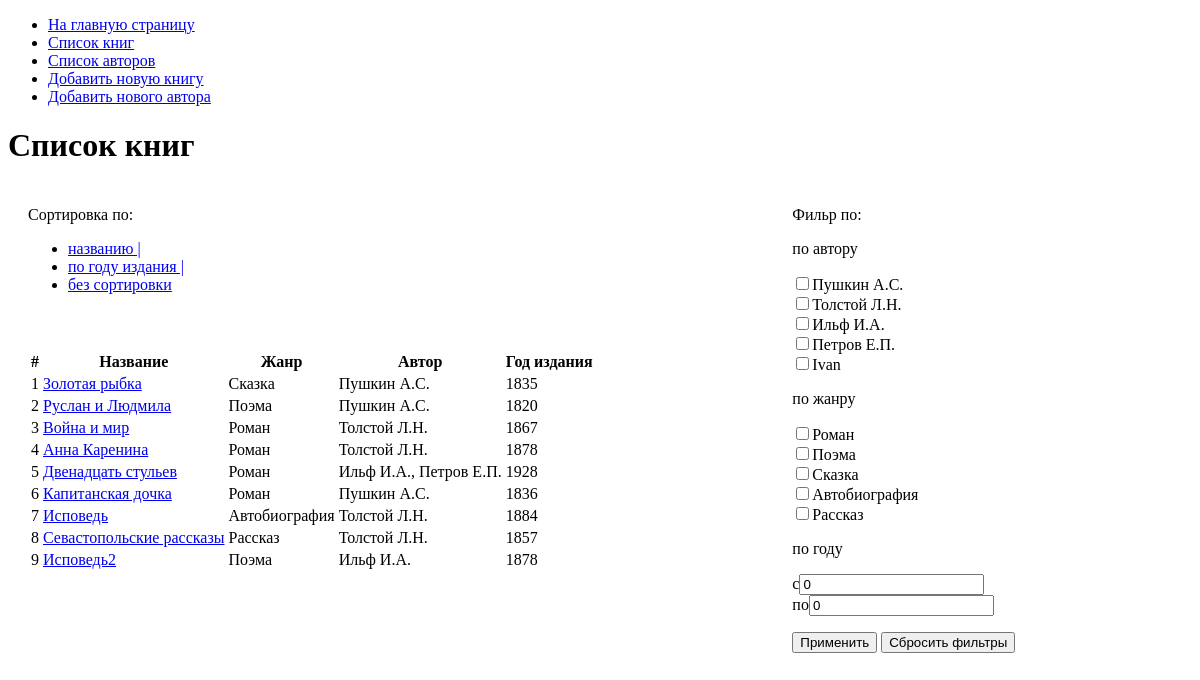
The page /books/index?page=3 on the database as committed earlier.
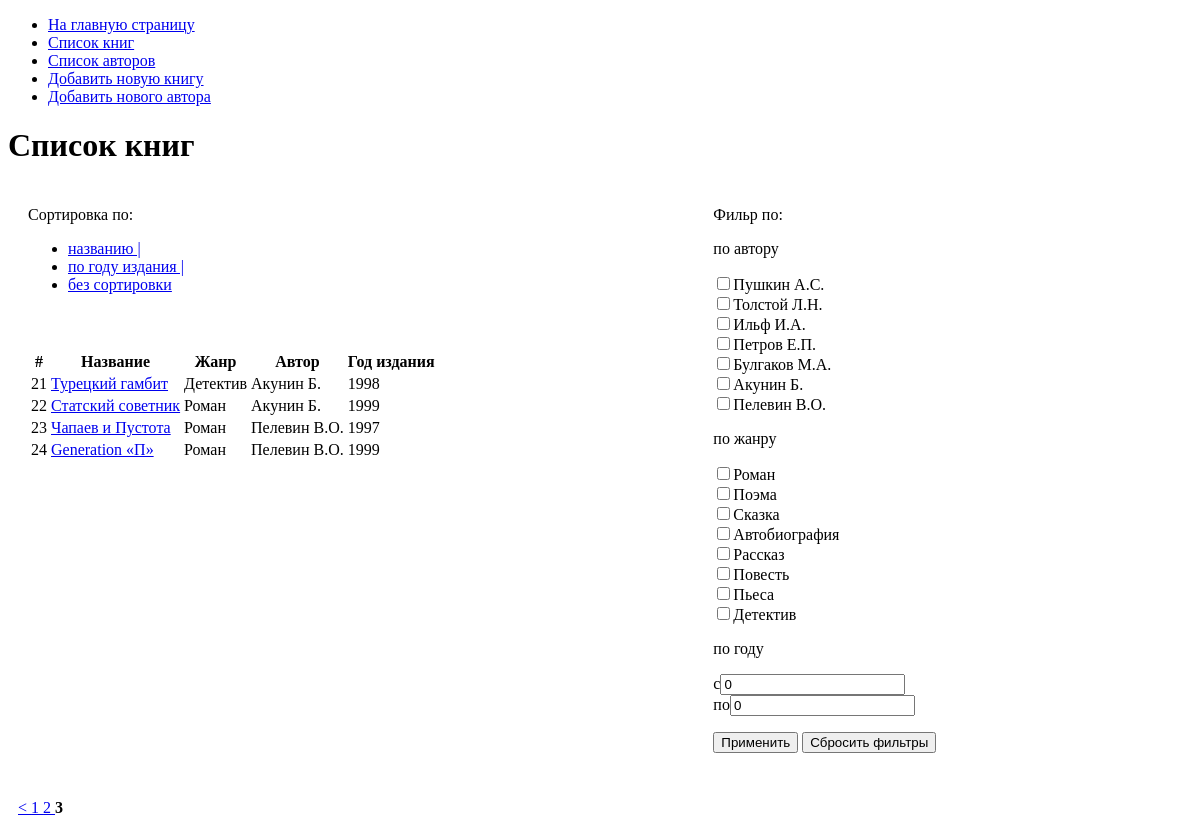
The same page on the database as committed later.
### tables this page shows
CREATE TABLE `books` (
  `id` bigint(20) unsigned NOT NULL AUTO_INCREMENT,
  `title` varchar(250) NOT NULL,
  `genre_id` bigint(20) unsigned NOT NULL,
  `year` bigint(4) unsigned NOT NULL,
  PRIMARY KEY (`id`),
  UNIQUE KEY `title` (`title`),
  KEY `genre_id` (`genre_id`),
  CONSTRAINT `books_ibfk_1` FOREIGN KEY (`genre_id`) REFERENCES `genres` (`id`) ON DELETE CASCADE
);

CREATE TABLE `genres` (
  `id` bigint(20) unsigned NOT NULL AUTO_INCREMENT,
  `name` varchar(30) NOT NULL,
  PRIMARY KEY (`id`)
);

CREATE TABLE `authors` (
  `id` bigint(20) unsigned NOT NULL AUTO_INCREMENT,
  `name` varchar(100) NOT NULL,
  PRIMARY KEY (`id`),
  UNIQUE KEY `name` (`name`)
);

### app/core/View.php (called while the page is built, shortened)
<?php
class View
{
    public function render($contentView, $layotView, $dataArray = null)
    {
        $ini = parse_ini_file('./app/config.ini');
        include 'app/views/layouts/' . $layotView;
    }
}

### app/controllers/BooksController.php (called while the page is built, shortened)
<?php
class BooksController extends Controller
{
    public function __construct()
    {
        $this->modelBooks = Book::getBookInstance();
        $this->modelAuthors = Author::getAuthorInstance();
        $this->modelGenres = Genre::getGenreInstance();
    }
    public function actionIndex()
    {
        $total = $this->modelBooks->getTotal();
        $page = isset($_GET['page']) ? (int) $_GET['page'] : 1;
        $pageSize = 10;
        $pagination = new Pagination($page, $pageSize, $total);
        $offset = $pagination->getOffset();
        $books = $this->modelBooks->getIndex($offset, $pageSize);
        $authors = $this->modelAuthors->getIndex();
        $genres = $this->modelGenres->getIndex();
        $this->view->render('books/indexView.php', 'layoutView.php', compact('books', 'authors', 'genres', 'pagination'));
    }
}

### app/core/Route.php (called while the page is built, shortened)
<?php
class  Route
{
    static function start()
    {
        $actionName = 'index';
        $routeParts = explode('/', $_SERVER['REQUEST_URI']);
        $a = count($routeParts) - 1;
        if (!empty($routeParts[$a])) {
            $actionName = strstr($routeParts[$a], '?', TRUE) ? strstr($routeParts[$a], '?', TRUE) : $routeParts[$a];
        }
        $actionName = 'action' . ucfirst($actionName);
        $objController = new $controllerName();
        $objController->$actionName();
    }
}

### index.php (called while the page is built, shortened)
<?php
Route::start();

### app/models/Book.php (called while the page is built, shortened)
<?php
class Book extends Model
{
    private static $bookInstances = [];
    public static function getBookInstance(): Book
    {
        $cls = static::class;
        if (!isset(self::$bookInstances[$cls])) {
            self::$bookInstances[$cls] = new static;
        }
        return self::$bookInstances[$cls];
    }
    static function getQueryAuthors()
    {
        $filterAuthors = isset($_SESSION['author']) ? implode(", ", $_SESSION['author']) : 0;
        $queryAuthors = $filterAuthors > 0 ? " AND authors.id IN ($filterAuthors)" : "";
        return $queryAuthors;
    }
    static function getQueryGenres()
    {
        $filterGenres = isset($_SESSION['genre']) ? implode(", ", $_SESSION['genre']) : 0;
        $queryGenres = $filterGenres > 0 ? " AND genre_id IN ($filterGenres)" : "";
        return $queryGenres;
    }
    static function getQueryYears()
    {
        $startYear = isset($_SESSION['startYear']) ? (int) $_SESSION['startYear'] : 0;
        $endYear = isset($_SESSION['endYear']) ? (int) $_SESSION['endYear'] : 0;
        $queryYears = ($endYear > 0) && ($endYear >= 0) ? " AND year BETWEEN $startYear AND $endYear" : "";
        return $queryYears;
    }
    public function getTotal()
    {
        $queryAuthors = static::getQueryAuthors();
        $queryGenres = static::getQueryGenres();
        $queryYears = static::getQueryYears();
        $sql = "SELECT DISTINCT books.id FROM books
        JOIN book_author ON (books.id = book_author.book_id)
        JOIN authors ON (authors.id = book_author.author_id)
        JOIN genres ON (books.genre_id = genres.id)
        WHERE books.id > 0 $queryAuthors $queryGenres $queryYears";
        $result = $this->mysql->query($sql);
        $result = $this->mysql->query($sql);
        if (!$result) {
            $total = 0;
        } else {
            $total = $result->num_rows;
        }
        return $total;
    }
    static function getSorting()
    {
        $sorting = 'book_id ASC';
        return $sorting;
    }
    public function getIndex($offset = null, $limit = null)
    {
        $sorting = static::getSorting();
        $queryAuthors = static::getQueryAuthors();
        $queryGenres = static::getQueryGenres();
        $queryYears = static::getQueryYears();
        $sql = "SELECT books.id, books.title, genres.name as genre, books.year, GROUP_CONCAT(authors.name SEPARATOR ', ')
        as author FROM book_author
        JOIN books ON (books.id = book_author.book_id)
        JOIN authors ON (authors.id = book_author.author_id)
        JOIN genres ON (books.genre_id = genres.id)
        WHERE books.id > 0 $queryAuthors $queryGenres $queryYears
        GROUP BY book_id
        ORDER BY $sorting
        LIMIT $offset, $limit";
        $result = $this->mysql->query($sql);
        if (!$result) {
            echo 'Книг не найдено';
            $books = [];
        } else {
            $books = mysqli_fetch_all($result, MYSQLI_ASSOC);
        }
        return $books;
    }
}

### app/core/Model.php (called while the page is built, shortened)
<?php
abstract class Model
{
    protected function __construct()
    {
        $this->mysql = static::DBConnect();
    }
    static function DBConnect()
    {
        $mysql = new mysqli();
        $ini = parse_ini_file('./app/config.ini');
        $mysql->connect($ini['db_host'], $ini['db_user'], $ini['db_password'], $ini['db_name']);
        $mysql->set_charset('utf8');
        return $mysql;
    }
}

### app/models/Author.php (called while the page is built, shortened)
<?php
class Author extends Model
{
    private static $authorInstances = [];
    public static function getAuthorInstance(): Author
    {
        $cls = static::class;
        if (!isset(self::$authorInstances[$cls])) {
            self::$authorInstances[$cls] = new static;
        }
        return self::$authorInstances[$cls];
    }
    public function getIndex()
    {
        $sql = "SELECT `id`, `name`, (select count(*) from `book_author` where `author_id`=`authors`.id) as
         bookNum
         FROM `authors`
         ORDER BY `id`";
        $result = $this->mysql->query($sql);
        $data = mysqli_fetch_all($result, MYSQLI_ASSOC);
        return $data;
    }
}

### app/models/Genre.php (called while the page is built, shortened)
<?php
class Genre extends Model
{
    private static $genreInstances = [];
    public static function getGenreInstance(): Genre
    {
        $cls = static::class;
        if (!isset(self::$genreInstances[$cls])) {
            self::$genreInstances[$cls] = new static;
        }
        return self::$genreInstances[$cls];
    }
    public function getIndex()
    {
        $sql = "SELECT *  FROM genres";
        $result = $this->mysql->query($sql);
        $data = mysqli_fetch_all($result, MYSQLI_ASSOC);
        return $data;
    }
}

### app/views/books/indexView.php (the view, shortened to what the changed rows need)
<h1>Список книг</h1>
<div style="display: flex; flex-flow: row nowrap;">
    <div style="flex-grow: 3;">
        <div style="padding: 20px;">
            <table>
                <thead>
                    <tr>
                        <th>
                            <span>#</span>
                        </th>
                        <th>
                            <span>Название</span>
                        </th>
                        <th>
                            <span>Жанр</span>
                        </th>
                        <th>
                            <span>Автор</span>
                        </th>
                        <th>
                            <span>Год издания</span>
                        </th>
                    </tr>
                </thead>
                <tbody>
                    <?php foreach ($books as $key => $book) : ?>
                        <tr>
                            <td><?= ($pagination->currentPage - 1) * 10 + $key + 1  ?></td>
                            <td>
                                <a href="<?= $ini['app_root'] . "books/show?id={$book['id']}" ?>"><?= htmlspecialchars($book['title']) ?></a>
                            </td>
                            <td>
                                <span><?= $book['genre'] ?></span>
                            </td>
                            <td>
                                <span><?= htmlspecialchars($book['author']) ?></span>
                            </td>
                            <td>
                                <span><?= $book['year'] ?></span>
                            </td>
                        </tr>
                    <?php endforeach; ?>
                </tbody>
            </table>
        </div>
    </div>
    <div style="padding: 20px; flex-grow: 3;">
        <form method="POST" action="">
            <p>по автору</p>
            <p>
                <?php foreach ($authors as $author) : ?>
                    <input type="checkbox" name="author[]" value="<?= $author['id'] ?>" <?php if (isset($_SESSION['author'])) {
                                                                                            foreach ($_SESSION['author'] as $sessAuthor) {
                                                                                                if ($sessAuthor == $author['id']) echo 'checked';
                                                                                            }
                                                                                        }
                                                                                        ?>><?= htmlspecialchars($author['name']) ?><Br>
                <?php endforeach; ?>
            </p>
            <p>по жанру</p>
            <p>
                <?php foreach ($genres as $genre) : ?>
                    <input type="checkbox" name="genre[]" value="<?= $genre['id'] ?>" <?php if (isset($_SESSION['genre'])) {
                                                                                            foreach ($_SESSION['genre'] as $sessGenre) {
                                                                                                if ($sessGenre == $genre['id']) echo 'checked';
                                                                                            }
                                                                                        }
                                                                                        ?>><?= $genre['name'] ?><Br>
                <?php endforeach; ?>
            </p>
            <p>по году</p>
            <p>
                <span>c</span><input type="number" name="startYear" value="<?= isset($_SESSION['startYear']) ?  $_SESSION['startYear'] : 0; ?>"><Br>
                <span>по</span><input type="number" name="endYear" value="<?= isset($_SESSION['endYear']) ?  $_SESSION['endYear'] : 0; ?>"><Br>
            </p>
            <p><input type="submit" value="Применить"> <input type="submit" name="reset_filter" value="Сбросить фильтры"></p>
        </form>
    </div>
</div>
<div style="padding: 10px;">
    <?php if ($pagination->countPages > 1) echo $pagination->getHTML() ?>
</div>

### app/core/Pagination.php (shortened to what the changed rows need)
<?php
class Pagination
{
    public $currentPage;
    public $pageSize;
    public $total;
    public $countPages;
    public $uri;
    public function __construct($page, $pageSize, $total)
    {
        $this->pageSize = $pageSize;
        $this->total = $total;
        $this->countPages = $this->getCountPages();
        $this->currentPage = $this->getCurrenPage($page);
        $this->uri = $this->getParams();
    }
    public function getCountPages()
    {
        return ceil($this->total / $this->pageSize);
    }
    public function getCurrenPage($page)
    {
        if ($page > $this->countPages) $page = $this->countPages;
        return $page;
    }
    public function getOffset()
    {
        return ($this->currentPage - 1) * $this->pageSize;
    }
    public function getHTML()
    {
        $back = null;
        $forward =  null;
        $startPage = null;
        $endPage = null;
        $page2left = null;
        $page1left = null;
        $page2right = null;
        $page1right = null;
        if ($this->currentPage > 1) {
            $back = "<a href='{$this->uri}page=" . ($this->currentPage - 1) . "'> < </a>";
        }
        if ($this->currentPage - 2 > 0) {
            $page2left = "<a href='{$this->uri}page=" . ($this->currentPage - 2) . "'> " . ($this->currentPage - 2) . " </a>";
        }
        if ($this->currentPage - 1 > 0) {
            $page1left = "<a href='{$this->uri}page=" . ($this->currentPage - 1) . "'> " . ($this->currentPage - 1) . " </a>";
        }
        return $startPage . $back . $page2left . $page1left . '<b>' . $this->currentPage . '</b>' . $page1right . $page2right . $forward . $endPage;
    }
    public function getParams()
    {
        $url = $_SERVER['REQUEST_URI'];
        $url = explode('?', $url);
        $uri = $url[0] . '?';
        if (isset($url[1]) && $url[1] != '') {
            $params = explode('&', $url[1]);
        }
        return $uri;
    }
}

Rows that differ between the two databases and show on the page:
no longer on this page (row unchanged): books: currentPage "1", title "Золотая рыбка", genre.name "Сказка", author "Пушкин А.С.", year "1835"
no longer on this page (row unchanged): books: currentPage "2", title "Руслан и Людмила", genre.name "Поэма", author "Пушкин А.С.", year "1820"
no longer on this page (row unchanged): books: currentPage "3", title "Война и мир", genre.name "Роман", author "Толстой Л.Н.", year "1867"
no longer on this page (row unchanged): books: currentPage "4", title "Анна Каренина", genre.name "Роман", author "Толстой Л.Н.", year "1878"
no longer on this page (row unchanged): books: currentPage "5", title "Двенадцать стульев", genre.name "Роман", author "Ильф И.А., Петров Е.П.", year "1928"
no longer on this page (row unchanged): books: currentPage "6", title "Капитанская дочка", genre.name "Роман", author "Пушкин А.С.", year "1836"
no longer on this page (row unchanged): books: currentPage "7", title "Исповедь", genre.name "Автобиография", author "Толстой Л.Н.", year "1884"
no longer on this page (row edited): books: currentPage "8", title "Севастопольские рассказы", genre.name "Рассказ", author "Толстой Л.Н.", year "1857"
no longer on this page (row edited): books: currentPage "9", title "Исповедь2", genre.name "Поэма", author "Ильф И.А.", year "1878"
removed authors: name "Ivan"
added books: currentPage "21", title "Турецкий гамбит", genre.name "Детектив", author "Акунин Б.", year "1998"
added books: currentPage "22", title "Статский советник", genre.name "Роман", author "Акунин Б.", year "1999"
added books: currentPage "23", title "Чапаев и Пустота", genre.name "Роман", author "Пелевин В.О.", year "1997"
added books: currentPage "24", title "Generation «П»", genre.name "Роман", author "Пелевин В.О.", year "1999"
added authors: name "Булгаков М.А."
added authors: name "Акунин Б."
added authors: name "Пелевин В.О."
added genres: name "Повесть"
added genres: name "Пьеса"
added genres: name "Детектив"
Other text that changed with them:
$this->currentPage - 2: (not shown) → "1"
$this->currentPage - 1: (not shown) → "2"
$this->currentPage: (not shown) → "3"
